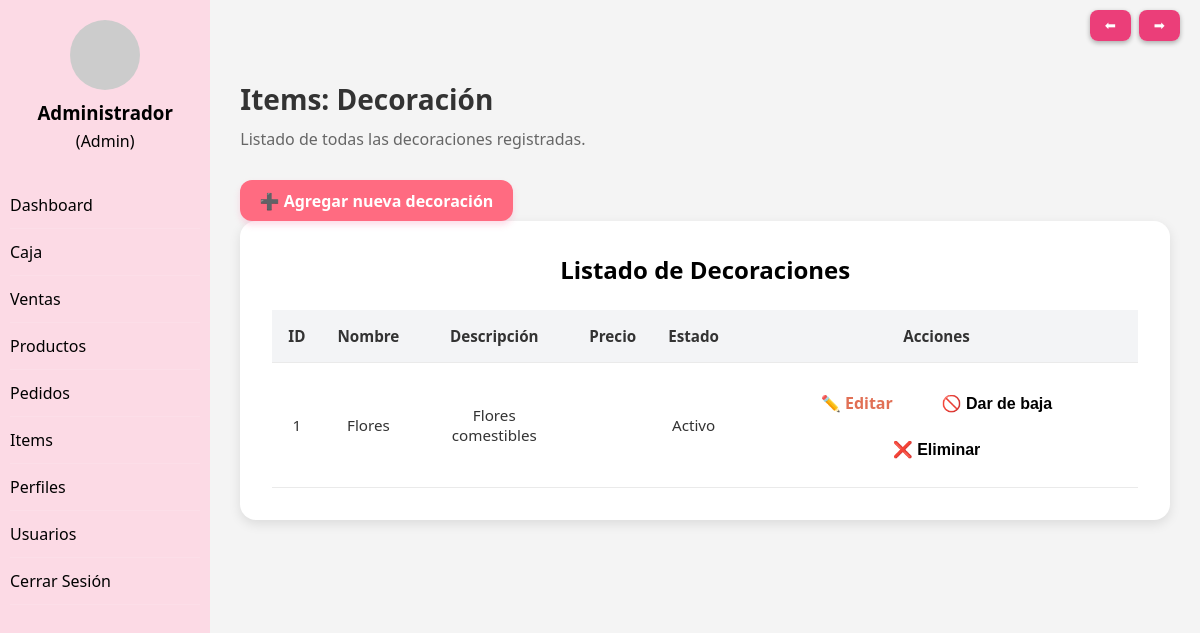
/views/pastel/listado_decoracion.php (signed in), run on an earlier commit of the app's database.
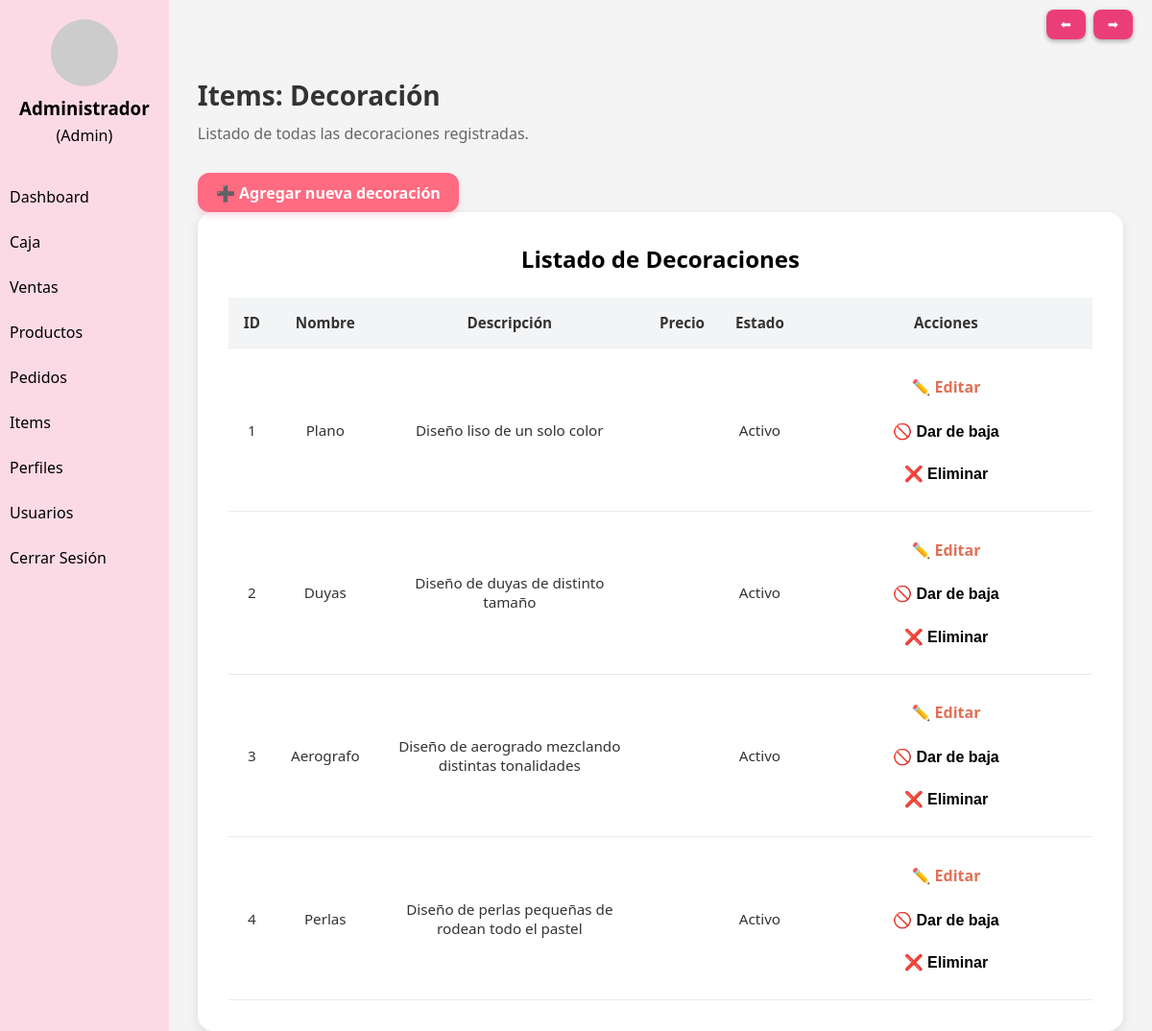
And on a later commit of the database.
### tables this page shows
CREATE TABLE decoracion(ID_decoracion INT NOT NULL AUTO_INCREMENT,
decoracion_nombre VARCHAR (25),
decoracion_descripcion VARCHAR (150),
decoracion_precio  FLOAT(10,2) NOT NULL DEFAULT 0,
RELA_estado_decoraciones INT NOT NULL,
PRIMARY KEY (ID_decoracion));

CREATE TABLE estado_decoraciones (ID_estado_decoraciones INT NOT NULL AUTO_INCREMENT,
estado_decoraciones_descri VARCHAR (20) NOT NULL,
PRIMARY KEY (ID_estado_decoraciones));

### views/pastel/listado_decoracion.php (the view, shortened to what this page needs)
<?php
include("../../includes/header.php");
require_once "../../includes/navegacion.php";
$pdo = getConexion();
$query = "SELECT d.id_decoracion,
                d.decoracion_nombre,
                d.decoracion_descripcion,
                e.estado_decoraciones_descri
            FROM decoracion d
            LEFT JOIN estado_decoraciones e
            ON d.RELA_estado_decoraciones = e.ID_estado_decoraciones";
$stmt = $pdo->query($query);
$resultado = $stmt->fetchAll(PDO::FETCH_ASSOC);
?>
<h1>Items: Decoración</h1>
<p class="description">Listado de todas las decoraciones registradas.</p>
<a href="form_alta_decoracion.php" class="btn-add">➕ Agregar nueva decoración</a>
<div class="admin-table">
    <h2>Listado de Decoraciones</h2>
    <table>
        <thead>
            <tr>
                <th>ID</th>
                <th>Nombre</th>
                <th>Descripción</th>
                <th>Precio</th>
                <th>Estado</th>
                <th>Acciones</th>
            </tr>
        </thead>
        <tbody>
            <?php foreach ($resultado as $row) { ?>
                <tr>
                    <td><?php echo $row["id_decoracion"]; ?></td>
                    <td><?php echo htmlspecialchars($row["decoracion_nombre"]); ?></td>
                    <td><?php echo htmlspecialchars($row["decoracion_descripcion"]); ?></td>
                    <td><?PHP htmlspecialchars(isset($ROW["decoracion_precio"])); ?>
                    </td>
                    <td><?php echo $row["estado_decoraciones_descri"]; ?></td>
                    <td>
                        <a class="btn-action btn-edit" href="form_modificar_decoracion.php?id=<?php echo $row['id_decoracion']; ?>">✏️ Editar</a>
                        <form id="form-baja-<?= $row['id_decoracion']; ?>" method="post" action="../../controllers/pastel/baja_logica_decoracion.php" style="display:inline;">
                            <button type="button" class="btn-action btn-baja" onclick="confirmarBaja('<?= $row['id_decoracion']; ?>', 'form-baja')">🚫 Dar de baja</button>
                        </form>
                        <form id="form-eliminar-<?= $row['id_decoracion']; ?>" method="post" action="../../controllers/pastel/baja_fisica_decoracion.php" style="display:inline;">
                            <button type="button" class="btn-action btn-delete" onclick="confirmarEliminacion('<?= $row['id_decoracion']; ?>', 'form-eliminar')">❌ Eliminar</button>
                        </form>
                    </td>
                </tr>
            <?php } ?>
        </tbody>
    </table>
</div>

What changed in the data, as far as the page shows it:
changed decoracion id 1: decoracion_nombre "Flores" → "Plano"; decoracion_descripcion "Flores comestibles" → "Diseño liso de un solo color"
added decoracion: ID_decoracion "2", decoracion_nombre "Duyas", decoracion_descripcion "Diseño de duyas de distinto tamaño", estado_decoraciones.estado_decoraciones_descri "Activo"
added decoracion: ID_decoracion "3", decoracion_nombre "Aerografo", decoracion_descripcion "Diseño de aerogrado mezclando distintas tonalidades", estado_decoraciones.estado_decoraciones_descri "Activo"
added decoracion: ID_decoracion "4", decoracion_nombre "Perlas", decoracion_descripcion "Diseño de perlas pequeñas de rodean todo el pastel", estado_decoraciones.estado_decoraciones_descri "Activo"
